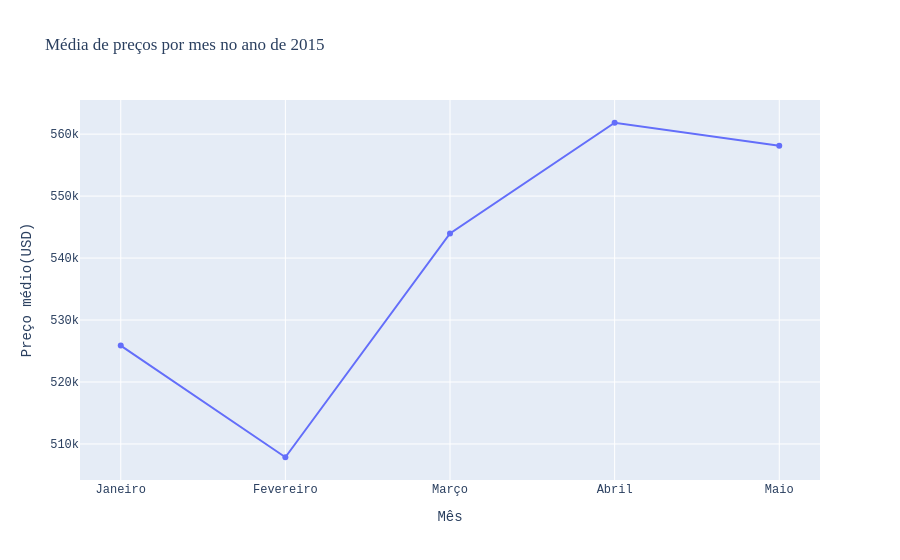

This figure's notebook cell:
### Code cell
fig = px.line(medias_2015,x = 'mes_nome', y = 'preco', title = 'Média de preços por mes no ano de 2015', labels = {'mes_nome': 'Mês', 'preco': 'Preço médio(USD)'},markers = True)
fig.update_layout(font_family = "Courier New", title_font_family = 'Times New Roman', xaxis = dict(tickmode = 'linear', tick0 = 1, dtick = 1))
fig.show()

### Figure 1 — Plotly figure (JSON) as saved in the notebook; plotly's stock layout.template omitted (floating-point values rounded to 4 significant figures)
{"data": [{"hovertemplate": "Mês=%{x}<br>Preço médio(USD)=%{y}<extra></extra>", "legendgroup": "", "line": {"color": "#636efa", "dash": "solid"}, "marker": {"symbol": "circle"}, "mode": "lines+markers", "name": "", "orientation": "v", "showlegend": false, "type": "scatter", "x": ["Janeiro", "Fevereiro", "Março", "Abril", "Maio"], "xaxis": "x", "y": [525900.0, 507900.0, 544000.0, 561800.0, 558100.0], "yaxis": "y"}], "layout": {"font": {"family": "Courier New"}, "legend": {"tracegroupgap": 0}, "title": {"font": {"family": "Times New Roman"}, "text": "Média de preços por mes no ano de 2015"}, "xaxis": {"anchor": "y", "domain": [0, 1], "dtick": 1, "tick0": 1, "tickmode": "linear", "title": {"text": "Mês"}}, "yaxis": {"anchor": "x", "domain": [0, 1], "title": {"text": "Preço médio(USD)"}}}}
